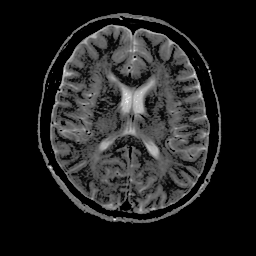
#> input picture lab8/mri.png, 256 x 256 px
$ jupyter execute a.ipynb
#> lines starting #> are read from the running program, lines starting #| are printed output that depends on the picture; after the words box and inside, x2 and y2 are one past the last pixel; in counts of white or black regions, pixels touching at a corner belong together
[cell 1]
import numpy as np
import cv2
import matplotlib.pyplot as plt
from scipy.ndimage import uniform_filter

# Set default plot size for the notebook
plt.rcParams['figure.figsize'] = (15, 5)

[cell 2]
def heaviside(phi, eps=1.0):
    """Regularized Heaviside function."""
    return 0.5 * (1 + (2 / np.pi) * np.arctan(phi / eps))

def dirac(phi, eps=1.0):
    """Regularized Dirac Delta function."""
    return (1 / np.pi) * (eps / (eps**2 + phi**2))

def apply_neumann_bc(phi):
    """Applies Neumann boundary conditions to prevent edge artifacts."""
    phi[0, :] = phi[1, :]
    phi[-1, :] = phi[-2, :]
    phi[:, 0] = phi[:, 1]
    phi[:, -1] = phi[:, -2]
    return phi

def manual_curvature(phi):
    """
    Computes the curvature of the level set function manually using
    central finite differences, replacing np.gradient().
    axis=0 is y (rows), axis=1 is x (cols).
    """
    # 1st order derivatives
    phi_y = (np.roll(phi, -1, axis=0) - np.roll(phi, 1, axis=0)) / 2.0
    phi_x = (np.roll(phi, -1, axis=1) - np.roll(phi, 1, axis=1)) / 2.0

    # 2nd order derivatives
    phi_yy = np.roll(phi, -1, axis=0) - 2*phi + np.roll(phi, 1, axis=0)
    phi_xx = np.roll(phi, -1, axis=1) - 2*phi + np.roll(phi, 1, axis=1)

    # Mixed derivative
    phi_xy = (np.roll(np.roll(phi, -1, axis=0), -1, axis=1) -
              np.roll(np.roll(phi, -1, axis=0), 1, axis=1) -
              np.roll(np.roll(phi, 1, axis=0), -1, axis=1) +
              np.roll(np.roll(phi, 1, axis=0), 1, axis=1)) / 4.0

    # Curvature calculation: div(grad(phi) / |grad(phi)|)
    mag_sq = phi_x**2 + phi_y**2 + 1e-8
    curvature = (phi_xx * phi_y**2 - 2 * phi_x * phi_y * phi_xy + phi_yy * phi_x**2) / (mag_sq**1.5)

    return curvature

[cell 3]
# Load image and convert to float32
img_raw = cv2.imread('mri.png')
#> img_raw is the input picture: shape (256, 256, 3); min 0, max 255, mean 32.6
if img_raw is None:
    print("Error: Image not found. Check the file path.")
else:
    img = cv2.cvtColor(img_raw, cv2.COLOR_BGR2GRAY)
    I = img.astype(np.float32)
    print("Image loaded successfully. Shape:", I.shape)
#| Image loaded successfully. Shape: (256, 256)

[cell 4]
def chan_vese(I, iters=300, mu=0.2, dt=0.5, eps=1.0):
    # Initialize level set
#> called with iters = 300, mu = 0.2, dt = 0.5, eps = 1
    phi = np.ones_like(I)
    phi[20:-20, 20:-20] = -1

    for i in range(iters):
        phi = apply_neumann_bc(phi)

        H = heaviside(phi, eps)
        delta_h = dirac(phi, eps)

        # Global means
        c_p = np.sum(I * H) / (np.sum(H) + 1e-8)
        c_n = np.sum(I * (1 - H)) / (np.sum(1 - H) + 1e-8)

        # Force and Update
        curvature = manual_curvature(phi)
        force = - (I - c_p)**2 + (I - c_n)**2

        phi += dt * delta_h * (mu * curvature + force)

        # Re-initialization step to keep phi stable
        if i % 10 == 0:
            phi = np.sign(phi)
#> this loop made 300 passes
#> (c_p, c_n) on passes 1 to 3: (21.19, 39.99), (14.9, 56.88), (1.9, 93.61)
#> pass 1, in chan_vese, `force = - (I - c_p)**2 + (I - c_n)**2`:
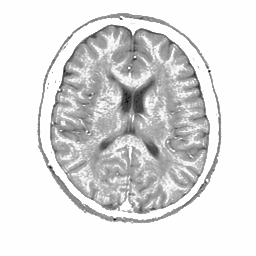
#> force: shape (256, 256) float32; min -8438.8, max 1150.2, mean -74.9; drawn with min black and max white
#> pass 1, in chan_vese, `phi = np.sign(phi)`:
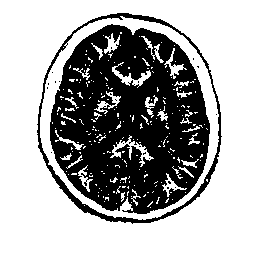
#> phi: shape (256, 256) float32; values -1 (black) and 1 (white), 65.8% white; 22 black regions (20 under 20 px), largest, box (x1, y1, x2, y2) and area: (50, 24, 210, 214) 20259, (37, 13, 222, 224) 2131

    return phi

print("Running Chan-Vese...")
phi_cv = chan_vese(I)

[cell 5]
def local_active_contour(I, iters=300, mu=0.2, radius=9, dt=0.5, eps=1.0):
#> called with iters = 300, mu = 0.2, radius = 9, dt = 0.5, eps = 1
    phi = np.ones_like(I)
    phi[20:-20, 20:-20] = -1

    kernel_size = radius * 2 + 1

    for i in range(iters):
        phi = apply_neumann_bc(phi)

        H = heaviside(phi, eps)
        delta_h = dirac(phi, eps)

        # Local means using uniform (box) filter
        num_p = uniform_filter(I * H, size=kernel_size)
        den_p = uniform_filter(H, size=kernel_size)
        m_p = num_p / (den_p + 1e-8)

        num_n = uniform_filter(I * (1 - H), size=kernel_size)
        den_n = uniform_filter(1 - H, size=kernel_size)
        m_n = num_n / (den_n + 1e-8)

        # Force and Update
        curvature = manual_curvature(phi)
        local_force = 2 * (m_p - m_n) * (I - (m_p + m_n) / 2.0)

        phi += dt * delta_h * (mu * curvature + local_force)

        if i % 10 == 0:
            phi = np.sign(phi)
#> this loop made 300 passes
#> pass 1, in local_active_contour, `num_p = uniform_filter(I * H, size=kernel_size)`:
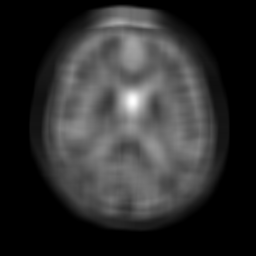
#> num_p: shape (256, 256) float32; min 0, max 45.24, mean 8.3; drawn with min black and max white
#> pass 1, in local_active_contour, `num_n = uniform_filter(I * (1 - H), size=kernel_size)`:
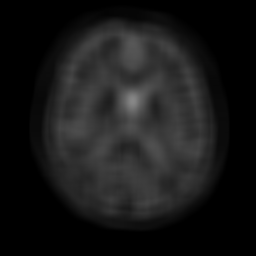
#> num_n: shape (256, 256) float32; min 0, max 135.7, mean 24.2
#> after the loop:
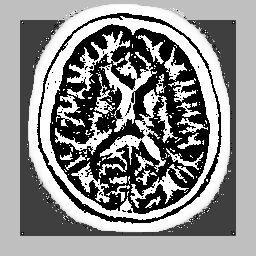
#> H: shape (256, 256) float32; min 0.000196, max 1, mean 0.555
#> after the loop:
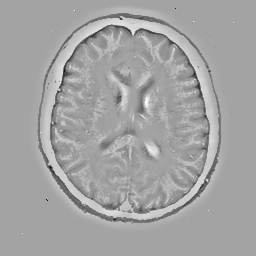
#> phi: shape (256, 256) float32; min -1620.7, max 908.6, mean 1.6; drawn with min black and max white

    return phi

print("Running Local Active Contour...")
phi_local = local_active_contour(I)

[cell 6]
def proposed_hybrid_active_contour(I, iters=300, mu=0.2, radius=9, tau=0.1, dt=0.5, eps=1.0):
#> called with iters = 300, mu = 0.2, radius = 9, tau = 0.1, dt = 0.5, eps = 1
    phi = np.ones_like(I)
    phi[20:-20, 20:-20] = -1

    kernel_size = radius * 2 + 1

    for i in range(iters):
        phi = apply_neumann_bc(phi)

        H = heaviside(phi, eps)
        delta_h = dirac(phi, eps)

        # Adaptive weight calculation
        dist = np.abs(phi)
        norm_dist = (dist / (np.max(dist) + 1e-8)) * 2.58
        omega = (1 / np.sqrt(2 * np.pi)) * np.exp(-0.5 * norm_dist**2)

        # Global means (weighted)
        c_p = np.sum(omega * I * H) / (np.sum(omega * H) + 1e-8)
        c_n = np.sum(omega * I * (1 - H)) / (np.sum(omega * (1 - H)) + 1e-8)

        # Local means
        m_p = uniform_filter(H * I, size=kernel_size) / (uniform_filter(H, size=kernel_size) + 1e-8)
        m_n = uniform_filter((1 - H) * I, size=kernel_size) / (uniform_filter(1 - H, size=kernel_size) + 1e-8)

        # Energy terms
        local_threshold = (m_p + m_n) / 2.0
        force = 2 * omega * (c_p - c_n) * (I - local_threshold)

        # Force and Update
        curvature = manual_curvature(phi)

        # CORRECTED LINE:
        phi += dt * (tau + delta_h * (mu * curvature + force))

        if i % 10 == 0:
            phi = np.sign(phi)
#> this loop made 300 passes
#> (c_p, c_n) on passes 1 to 3: (21.19, 39.99), (19.54, 44.12), (12.59, 46.53)
#> pass 1, in proposed_hybrid_active_contour, `phi = np.sign(phi)`:
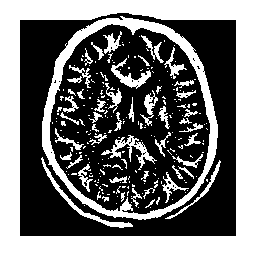
#> phi: shape (256, 256) float32; values -1 (black) and 1 (white), 43.9% white; 238 white regions (183 under 20 px), largest, box (x1, y1, x2, y2) and area: (0, 0, 256, 256) 18577, (42, 16, 218, 220) 4540, (41, 157, 133, 228) 492
#> after the loop:
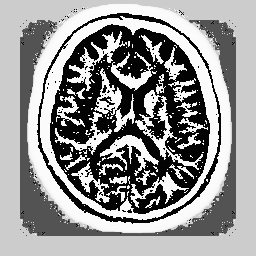
#> H: shape (256, 256) float32; min 0.000337, max 0.999, mean 0.586
#> after the loop:
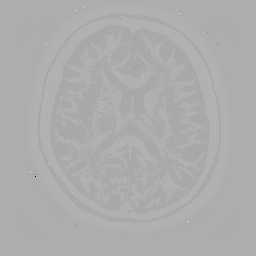
#> phi: shape (256, 256) float32; min -945.2, max 447.2, mean 1.2; drawn with min black and max white

    return phi

print("Running Proposed Hybrid...")
phi_proposed = proposed_hybrid_active_contour(I)

[cell 7]
fig, axes = plt.subplots(2, 3, figsize=(18, 10))
fig.suptitle("Comparison of Active Contour Models (Manual Implementation)", fontsize=16)

titles = ["Chan-Vese (Global)", "Local Binary Fitting", "Proposed Hybrid"]
phis = [phi_cv, phi_local, phi_proposed]

for i, (title, phi_result) in enumerate(zip(titles, phis)):
    # Top Row: Contours over Original Image
    axes[0, i].imshow(img, cmap='gray')
    axes[0, i].contour(phi_result, [0], colors='r', linewidths=2)
    axes[0, i].set_title(f"{title} - Contour")
    axes[0, i].axis('off')

    # Bottom Row: The Level Set Function (Phi)
    im = axes[1, i].imshow(phi_result, cmap='magma')
    axes[1, i].set_title(f"{title} - Level Set (Phi)")
    axes[1, i].axis('off')
    fig.colorbar(im, ax=axes[1, i], fraction=0.046, pad=0.04)
#> this loop made 3 passes
#> title on passes 1 to 3: 'Chan-Vese (Global)', 'Local Binary Fitting', 'Proposed Hybrid'

plt.tight_layout()
plt.show()
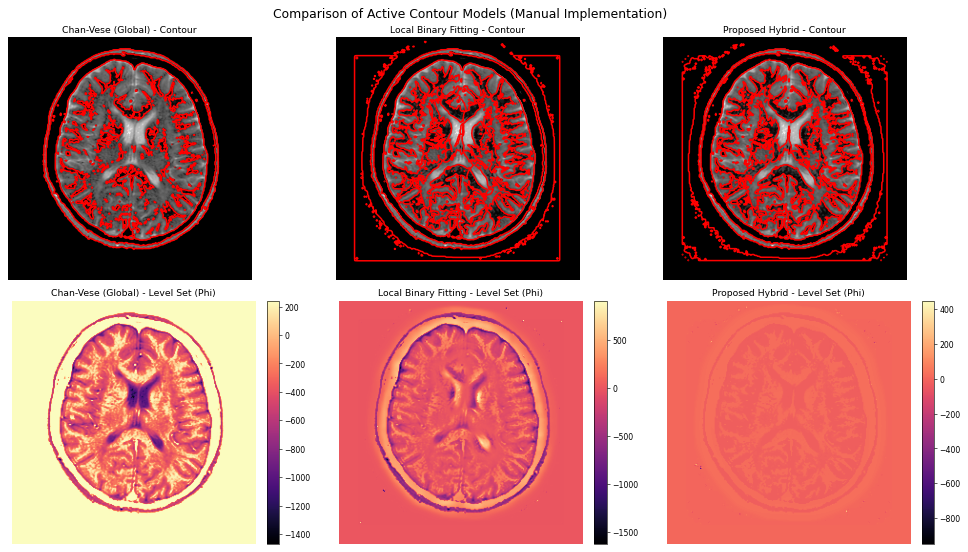
#> figure drawn by matplotlib, 9 panels

$ run again, with lab8/ct.png copied over lab8/mri.png
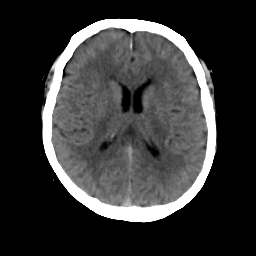
#> input picture lab8/ct.png, 256 x 256 px
#> img_raw is the input picture: shape (256, 256, 3); min 0, max 255, mean 54.2
#| Image loaded successfully. Shape: (256, 256)
#> the loop in chan_vese, `for i in range(iters):` made 300 passes
#> (c_p, c_n) on passes 1 to 3: (34.55, 66.97), (25.53, 87.61), (1.23, 128)
#> pass 1, in chan_vese, `phi = np.sign(phi)`:
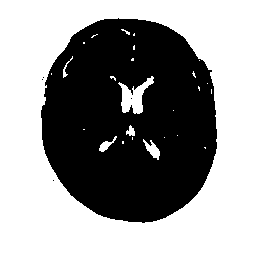
#> phi: shape (256, 256) float32; values -1 (black) and 1 (white), 57.7% white; 5 black regions (4 under 20 px), largest, box (x1, y1, x2, y2) and area: (41, 18, 217, 223) 27745
#> the loop in proposed_hybrid_active_contour, `for i in range(iters):` made 300 passes
#> (c_p, c_n) on passes 1 to 3: (34.55, 66.97), (36.84, 70.01), (26.75, 56.92)
#> after the loop in proposed_hybrid_active_contour, `for i in range(iters):`:
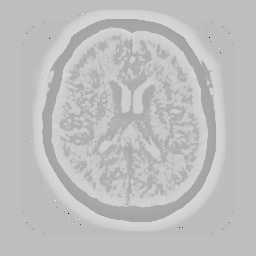
#> phi: shape (256, 256) float32; min -207.9, max 72.87, mean 2.1; drawn with min black and max white
#> the loop `for i, (title, phi_result) in enumerate(zip(titles, phis)):` made 3 passes
#> title on passes 1 to 3: 'Chan-Vese (Global)', 'Local Binary Fitting', 'Proposed Hybrid'

$ run again, with lab8/M5.jpeg saved as lab8/mri.png
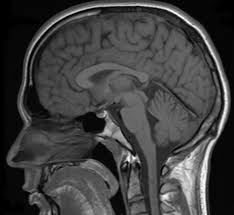
#> input picture lab8/M5.jpeg, 234 x 215 px
#> img_raw is the input picture: shape (215, 234, 3); min 0, max 255, mean 63.8
#| Image loaded successfully. Shape: (215, 234)
#> the loop in chan_vese, `for i in range(iters):` made 300 passes
#> (c_p, c_n) on passes 1 to 3: (54.73, 70.19), (45.19, 80.58), (24.69, 95.78)
#> the loop in proposed_hybrid_active_contour, `for i in range(iters):` made 300 passes
#> (c_p, c_n) on passes 1 to 3: (54.73, 70.19), (49.4, 74.96), (42.97, 76.46)
#> after the loop in proposed_hybrid_active_contour, `for i in range(iters):`:
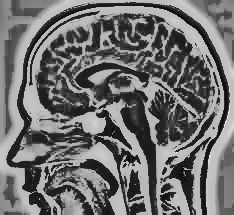
#> phi: shape (215, 234) float32; min -22.71, max 30.98, mean 0.9; drawn with min black and max white
#> the loop `for i, (title, phi_result) in enumerate(zip(titles, phis)):` made 3 passes
#> title on passes 1 to 3: 'Chan-Vese (Global)', 'Local Binary Fitting', 'Proposed Hybrid'
